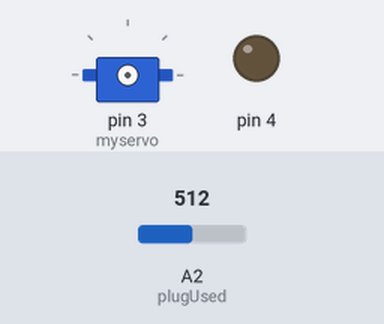
Recording of a sketch running on a simulated Arduino Uno, built with avr-gcc and run on an emulated ATmega328P. Shown: servo, output pins drawn as LEDs (lit = HIGH). The inputs (shaded band) are chosen by the test bench; at power-on: A2 (plugUsed) = 512.

Above: at 0.01 s.
At 1.3 s:
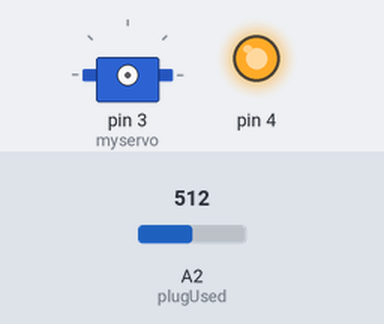
1.4 s: A2 (plugUsed) set to 590
2.9 s: A2 (plugUsed) set to 616
At 3.8 s:
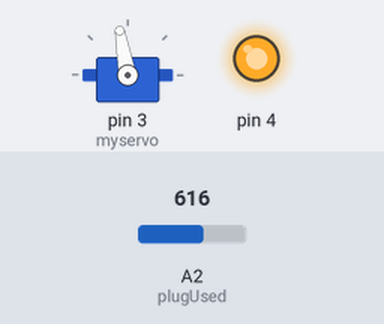
Timing chart, 0 to 5.9 s (numbered marks = the images above; inputs shaded):
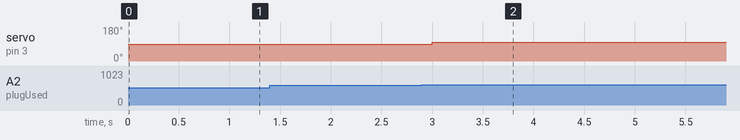

Measured:
- after the input at 1.4 s, every drawn part: stays the same
- after the input at 2.9 s, servo on pin 3 (myservo): 90° → 100° after 0.10 s

The sketch:

emgfinal.ino
```cpp
#include <Servo.h>
Servo myservo;
int plugUsed = A2;
int emgSignal = 0;
int motorPosition = 100;
int threshold = 600;

void setup() {
  Serial.begin(9600);
  delay(100);
  pinMode(4,OUTPUT);
  digitalWrite(4,HIGH);

  // put your setup code here, to run once:

}

void loop() {
  emgSignal = analogRead(plugUsed);
  if(emgSignal >threshold){
    myservo.attach(3);
    delay(100);
    myservo.write(motorPosition);
    delay(100);
    myservo.detach();

  }
  delay(100);
  // put your main code here, to run repeatedly:

}
```
